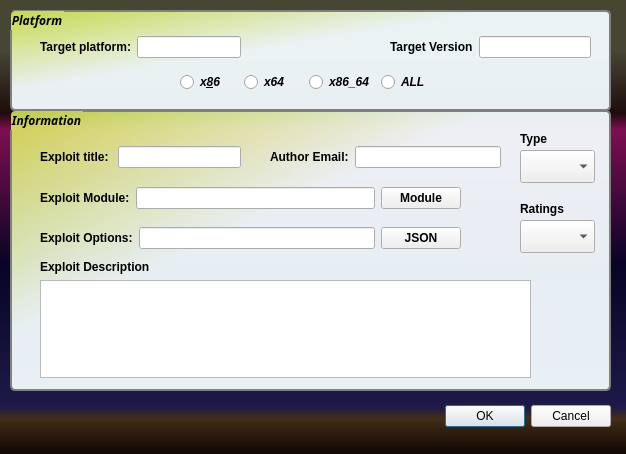
<?xml version="1.0" encoding="UTF-8"?>
<ui version="4.0">
 <class>Exp_Dialog</class>
 <widget class="QDialog" name="Exp_Dialog">
  <property name="windowModality">
   <enum>Qt::ApplicationModal</enum>
  </property>
  <property name="geometry">
   <rect>
    <x>0</x>
    <y>0</y>
    <width>626</width>
    <height>454</height>
   </rect>
  </property>
  <property name="minimumSize">
   <size>
    <width>626</width>
    <height>454</height>
   </size>
  </property>
  <property name="maximumSize">
   <size>
    <width>626</width>
    <height>454</height>
   </size>
  </property>
  <property name="windowTitle">
   <string>Upload Exploit</string>
  </property>
  <property name="statusTip">
   <string>Upload Exploit</string>
  </property>
  <property name="styleSheet">
   <string notr="true">QDialog { background-color: qlineargradient(spread:pad, x1:0, y1:1, x2:0, y2:0, stop:0 rgba(17, 5, 0, 255), stop:0.081448 rgba(66, 46, 24, 255), stop:0.104072 rgba(30, 26, 73, 255), stop:0.41629 rgba(7, 4, 37, 255), stop:0.714932 rgba(126, 14, 81, 255), stop:0.751131 rgba(29, 13, 13, 255), stop:0.886878 rgba(70, 70, 51, 255)); }</string>
  </property>
  <property name="windowFilePath">
   <string/>
  </property>
  <property name="modal">
   <bool>true</bool>
  </property>
  <widget class="QDialogButtonBox" name="ExpButtonBox">
   <property name="geometry">
    <rect>
     <x>420</x>
     <y>400</y>
     <width>191</width>
     <height>32</height>
    </rect>
   </property>
   <property name="orientation">
    <enum>Qt::Horizontal</enum>
   </property>
   <property name="standardButtons">
    <set>QDialogButtonBox::Cancel|QDialogButtonBox::Ok</set>
   </property>
  </widget>
  <widget class="QGroupBox" name="Platform_groupBox">
   <property name="geometry">
    <rect>
     <x>10</x>
     <y>10</y>
     <width>601</width>
     <height>101</height>
    </rect>
   </property>
   <property name="font">
    <font>
     <family>ubuntu-light</family>
     <weight>75</weight>
     <italic>true</italic>
     <bold>true</bold>
    </font>
   </property>
   <property name="statusTip">
    <string>Platform</string>
   </property>
   <property name="autoFillBackground">
    <bool>false</bool>
   </property>
   <property name="styleSheet">
    <string notr="true">QGroupBox { font-family: ubuntu-light; border: 2px solid gray;  border-radius: 5px; margin-top: 1ex; background-color: qlineargradient(spread:pad, x1:0, y1:0, x2:1, y2:1, stop:0 rgba(228, 251, 79, 206), stop:0.4 rgba(244, 252, 255, 241), stop:0.425 rgba(244, 252, 255, 241), stop:0.44 rgba(244, 252, 255, 241), stop:1 rgba(244, 252, 255, 241)); }</string>
   </property>
   <property name="inputMethodHints">
    <set>Qt::ImhNone</set>
   </property>
   <property name="title">
    <string>Platform</string>
   </property>
   <property name="flat">
    <bool>true</bool>
   </property>
   <property name="checkable">
    <bool>false</bool>
   </property>
   <widget class="QWidget" name="verticalLayoutWidget">
    <property name="geometry">
     <rect>
      <x>170</x>
      <y>60</y>
      <width>259</width>
      <height>25</height>
     </rect>
    </property>
    <layout class="QHBoxLayout" name="horizontalLayout_3">
     <item>
      <widget class="QRadioButton" name="Exp_x86_Opt">
       <property name="font">
        <font>
         <weight>75</weight>
         <italic>true</italic>
         <bold>true</bold>
        </font>
       </property>
       <property name="text">
        <string>x&amp;86</string>
       </property>
      </widget>
     </item>
     <item>
      <widget class="QRadioButton" name="Exp_x64_Opt">
       <property name="font">
        <font>
         <weight>75</weight>
         <italic>true</italic>
         <bold>true</bold>
        </font>
       </property>
       <property name="text">
        <string>x64</string>
       </property>
      </widget>
     </item>
     <item>
      <widget class="QRadioButton" name="Exp_x86_64_Opt">
       <property name="font">
        <font>
         <weight>75</weight>
         <italic>true</italic>
         <bold>true</bold>
        </font>
       </property>
       <property name="text">
        <string>x86_64</string>
       </property>
      </widget>
     </item>
     <item>
      <widget class="QRadioButton" name="Exp_ALL_Opt">
       <property name="font">
        <font>
         <weight>75</weight>
         <italic>true</italic>
         <bold>true</bold>
        </font>
       </property>
       <property name="text">
        <string>ALL</string>
       </property>
      </widget>
     </item>
    </layout>
   </widget>
   <widget class="QWidget" name="horizontalLayoutWidget">
    <property name="geometry">
     <rect>
      <x>30</x>
      <y>20</y>
      <width>201</width>
      <height>34</height>
     </rect>
    </property>
    <layout class="QHBoxLayout" name="horizontalLayout">
     <item>
      <widget class="QLabel" name="Exp_Platform_Label">
       <property name="font">
        <font>
         <weight>75</weight>
         <bold>true</bold>
        </font>
       </property>
       <property name="text">
        <string>Target platform:</string>
       </property>
      </widget>
     </item>
     <item>
      <widget class="QLineEdit" name="Exp_Platform_Edit">
       <property name="styleSheet">
        <string notr="true"/>
       </property>
      </widget>
     </item>
    </layout>
   </widget>
   <widget class="QWidget" name="horizontalLayoutWidget_2">
    <property name="geometry">
     <rect>
      <x>380</x>
      <y>20</y>
      <width>201</width>
      <height>34</height>
     </rect>
    </property>
    <layout class="QHBoxLayout" name="horizontalLayout_2">
     <item>
      <widget class="QLabel" name="Exp_Platform_Version_Label">
       <property name="font">
        <font>
         <weight>75</weight>
         <bold>true</bold>
        </font>
       </property>
       <property name="text">
        <string>Target Version</string>
       </property>
      </widget>
     </item>
     <item>
      <widget class="QLineEdit" name="Exp_Platform_Version_Edit">
       <property name="styleSheet">
        <string notr="true"/>
       </property>
      </widget>
     </item>
    </layout>
   </widget>
  </widget>
  <widget class="QGroupBox" name="Information_groupBox">
   <property name="geometry">
    <rect>
     <x>10</x>
     <y>110</y>
     <width>601</width>
     <height>281</height>
    </rect>
   </property>
   <property name="font">
    <font>
     <family>ubuntu-light</family>
     <weight>75</weight>
     <italic>true</italic>
     <bold>true</bold>
     <underline>false</underline>
     <strikeout>false</strikeout>
    </font>
   </property>
   <property name="styleSheet">
    <string notr="true">QGroupBox { font-family: ubuntu-light; border: 2px solid gray;  border-radius: 5px; margin-top: 1ex; background-color: qlineargradient(spread:pad, x1:0, y1:0, x2:1, y2:1, stop:0 rgba(228, 251, 79, 206), stop:0.4 rgba(244, 252, 255, 241), stop:0.425 rgba(244, 252, 255, 241), stop:0.44 rgba(244, 252, 255, 241), stop:1 rgba(244, 252, 255, 241)); }</string>
   </property>
   <property name="title">
    <string>Information</string>
   </property>
   <widget class="QComboBox" name="Exp_Type">
    <property name="geometry">
     <rect>
      <x>510</x>
      <y>40</y>
      <width>75</width>
      <height>33</height>
     </rect>
    </property>
    <property name="contextMenuPolicy">
     <enum>Qt::CustomContextMenu</enum>
    </property>
    <property name="currentText">
     <string/>
    </property>
    <property name="maxVisibleItems">
     <number>3</number>
    </property>
   </widget>
   <widget class="QComboBox" name="Exp_Ratings">
    <property name="geometry">
     <rect>
      <x>510</x>
      <y>110</y>
      <width>75</width>
      <height>33</height>
     </rect>
    </property>
    <property name="contextMenuPolicy">
     <enum>Qt::CustomContextMenu</enum>
    </property>
    <property name="currentText">
     <string/>
    </property>
    <property name="maxVisibleItems">
     <number>3</number>
    </property>
   </widget>
   <widget class="QWidget" name="horizontalLayoutWidget_3">
    <property name="geometry">
     <rect>
      <x>30</x>
      <y>30</y>
      <width>201</width>
      <height>34</height>
     </rect>
    </property>
    <layout class="QHBoxLayout" name="horizontalLayout_4">
     <item>
      <widget class="QLabel" name="Exp_Title_Label">
       <property name="font">
        <font>
         <weight>75</weight>
         <bold>true</bold>
        </font>
       </property>
       <property name="text">
        <string>Exploit title: </string>
       </property>
      </widget>
     </item>
     <item>
      <widget class="QLineEdit" name="Exp_Title_Edit">
       <property name="styleSheet">
        <string notr="true"/>
       </property>
      </widget>
     </item>
    </layout>
   </widget>
   <widget class="QWidget" name="horizontalLayoutWidget_4">
    <property name="geometry">
     <rect>
      <x>30</x>
      <y>70</y>
      <width>421</width>
      <height>36</height>
     </rect>
    </property>
    <layout class="QHBoxLayout" name="horizontalLayout_5">
     <item>
      <widget class="QLabel" name="Exp_Mod_Label">
       <property name="font">
        <font>
         <weight>75</weight>
         <bold>true</bold>
        </font>
       </property>
       <property name="text">
        <string>Exploit Module:</string>
       </property>
      </widget>
     </item>
     <item>
      <widget class="QLineEdit" name="Exp_Mod_Edit">
       <property name="styleSheet">
        <string notr="true"/>
       </property>
      </widget>
     </item>
     <item>
      <widget class="QPushButton" name="Exp_Mod_Push">
       <property name="font">
        <font>
         <weight>75</weight>
         <bold>true</bold>
        </font>
       </property>
       <property name="cursor">
        <cursorShape>PointingHandCursor</cursorShape>
       </property>
       <property name="mouseTracking">
        <bool>true</bool>
       </property>
       <property name="tabletTracking">
        <bool>true</bool>
       </property>
       <property name="acceptDrops">
        <bool>true</bool>
       </property>
       <property name="statusTip">
        <string>Exploit Module</string>
       </property>
       <property name="text">
        <string>Module</string>
       </property>
       <property name="flat">
        <bool>false</bool>
       </property>
      </widget>
     </item>
    </layout>
   </widget>
   <widget class="QWidget" name="horizontalLayoutWidget_7">
    <property name="geometry">
     <rect>
      <x>30</x>
      <y>110</y>
      <width>421</width>
      <height>36</height>
     </rect>
    </property>
    <layout class="QHBoxLayout" name="horizontalLayout_8">
     <item>
      <widget class="QLabel" name="Exp_Opt_Label">
       <property name="font">
        <font>
         <weight>75</weight>
         <bold>true</bold>
        </font>
       </property>
       <property name="text">
        <string>Exploit Options:</string>
       </property>
      </widget>
     </item>
     <item>
      <widget class="QLineEdit" name="Exp_Opt_Edit">
       <property name="styleSheet">
        <string notr="true"/>
       </property>
      </widget>
     </item>
     <item>
      <widget class="QPushButton" name="Exp_Opt_JSON">
       <property name="font">
        <font>
         <weight>75</weight>
         <bold>true</bold>
        </font>
       </property>
       <property name="cursor">
        <cursorShape>PointingHandCursor</cursorShape>
       </property>
       <property name="mouseTracking">
        <bool>true</bool>
       </property>
       <property name="tabletTracking">
        <bool>true</bool>
       </property>
       <property name="acceptDrops">
        <bool>true</bool>
       </property>
       <property name="statusTip">
        <string>Exploit Module</string>
       </property>
       <property name="text">
        <string>JSON</string>
       </property>
       <property name="flat">
        <bool>false</bool>
       </property>
      </widget>
     </item>
    </layout>
   </widget>
   <widget class="QWidget" name="horizontalLayoutWidget_5">
    <property name="geometry">
     <rect>
      <x>260</x>
      <y>30</y>
      <width>231</width>
      <height>34</height>
     </rect>
    </property>
    <layout class="QHBoxLayout" name="horizontalLayout_6">
     <item>
      <widget class="QLabel" name="Exp_Author_Label">
       <property name="font">
        <font>
         <weight>75</weight>
         <bold>true</bold>
        </font>
       </property>
       <property name="text">
        <string>Author Email:</string>
       </property>
      </widget>
     </item>
     <item>
      <widget class="QLineEdit" name="Exp_Author_Edit">
       <property name="styleSheet">
        <string notr="true"/>
       </property>
      </widget>
     </item>
    </layout>
   </widget>
   <widget class="QWidget" name="verticalLayoutWidget_2">
    <property name="geometry">
     <rect>
      <x>30</x>
      <y>150</y>
      <width>491</width>
      <height>118</height>
     </rect>
    </property>
    <layout class="QVBoxLayout" name="verticalLayout">
     <item>
      <widget class="QLabel" name="Exp_Description_Label">
       <property name="font">
        <font>
         <weight>75</weight>
         <bold>true</bold>
        </font>
       </property>
       <property name="text">
        <string>Exploit Description</string>
       </property>
      </widget>
     </item>
     <item>
      <widget class="QTextEdit" name="Exp_Description_Text"/>
     </item>
    </layout>
   </widget>
   <widget class="QLabel" name="label">
    <property name="geometry">
     <rect>
      <x>510</x>
      <y>20</y>
      <width>54</width>
      <height>17</height>
     </rect>
    </property>
    <property name="font">
     <font>
      <weight>75</weight>
      <italic>false</italic>
      <bold>true</bold>
     </font>
    </property>
    <property name="text">
     <string>Type</string>
    </property>
   </widget>
   <widget class="QLabel" name="label_2">
    <property name="geometry">
     <rect>
      <x>510</x>
      <y>90</y>
      <width>54</width>
      <height>17</height>
     </rect>
    </property>
    <property name="font">
     <font>
      <weight>75</weight>
      <bold>true</bold>
     </font>
    </property>
    <property name="text">
     <string>Ratings</string>
    </property>
   </widget>
  </widget>
 </widget>
 <resources/>
 <connections>
  <connection>
   <sender>ExpButtonBox</sender>
   <signal>accepted()</signal>
   <receiver>Exp_Dialog</receiver>
   <slot>accept()</slot>
   <hints>
    <hint type="sourcelabel">
     <x>248</x>
     <y>254</y>
    </hint>
    <hint type="destinationlabel">
     <x>157</x>
     <y>274</y>
    </hint>
   </hints>
  </connection>
  <connection>
   <sender>ExpButtonBox</sender>
   <signal>rejected()</signal>
   <receiver>Exp_Dialog</receiver>
   <slot>reject()</slot>
   <hints>
    <hint type="sourcelabel">
     <x>316</x>
     <y>260</y>
    </hint>
    <hint type="destinationlabel">
     <x>286</x>
     <y>274</y>
    </hint>
   </hints>
  </connection>
 </connections>
</ui>
